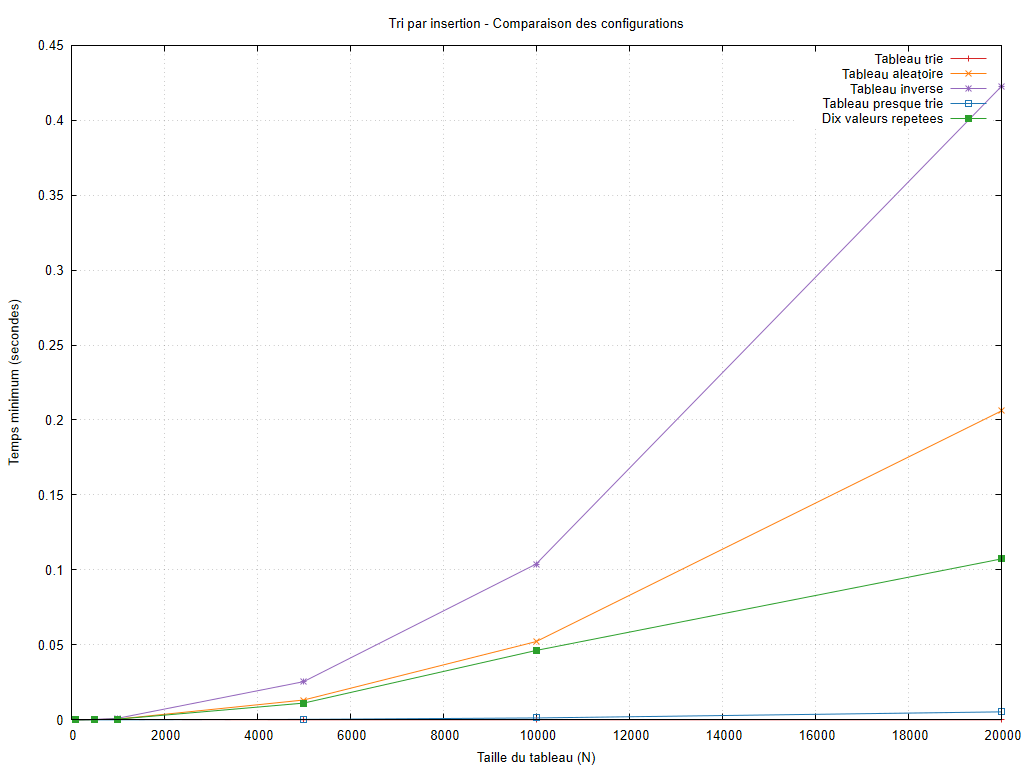

The script that saved this image:
set encoding utf8
set terminal pngcairo size 1024,768 font 'Arial,10'
set output 'graphiques/20261006_211417/cases/insertion_sort_cases.png'
set datafile missing 'non_mesure'
set title 'Tri par insertion - Comparaison des configurations'
set xlabel 'Taille du tableau (N)'
set ylabel 'Temps minimum (secondes)'
set grid
set yrange [0:*]
plot 'resultats/20261006_211417/cases/insertion_sort_cases.dat' using 1:2 title 'Tableau trie' with linespoints lc rgb '#d62728', 'resultats/20261006_211417/cases/insertion_sort_cases.dat' using 1:3 title 'Tableau aleatoire' with linespoints lc rgb '#ff7f0e', 'resultats/20261006_211417/cases/insertion_sort_cases.dat' using 1:4 title 'Tableau inverse' with linespoints lc rgb '#9467bd', 'resultats/20261006_211417/cases/insertion_sort_cases.dat' using 1:5 title 'Tableau presque trie' with linespoints lc rgb '#1f77b4', 'resultats/20261006_211417/cases/insertion_sort_cases.dat' using 1:6 title 'Dix valeurs repetees' with linespoints lc rgb '#2ca02c'
unset output
